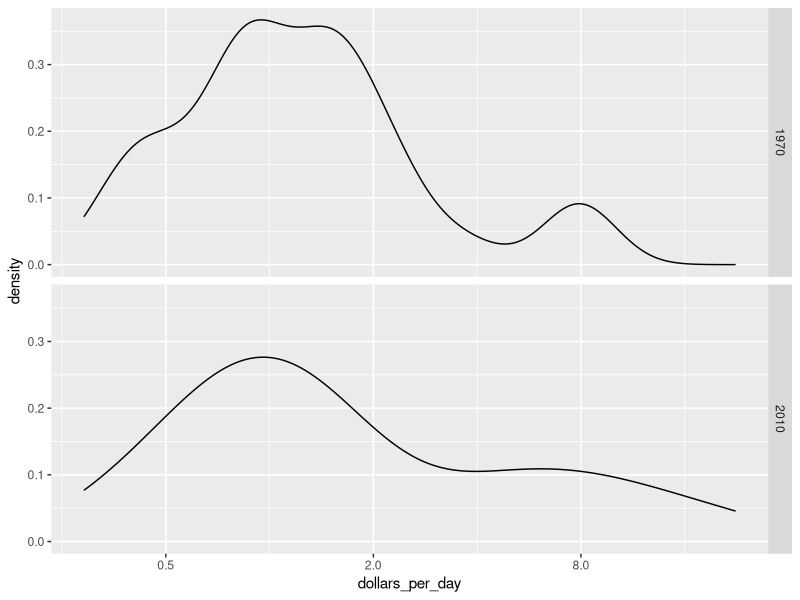
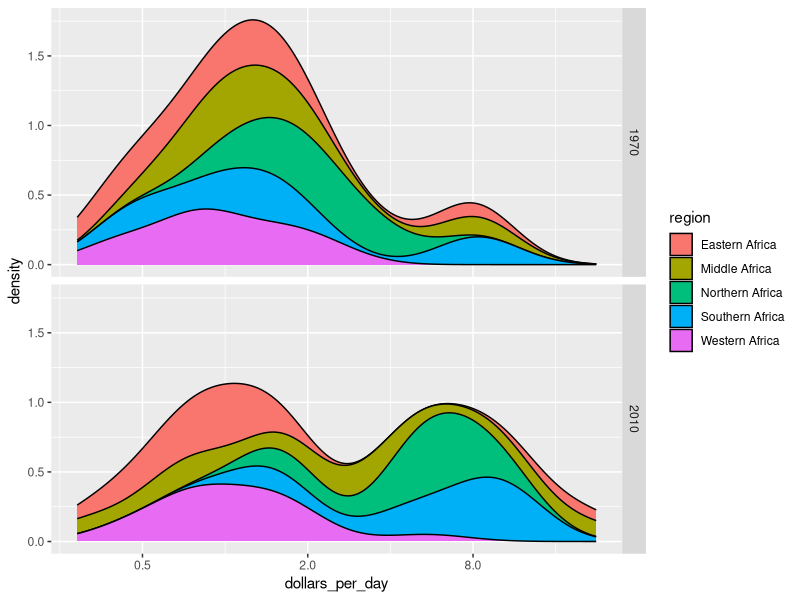
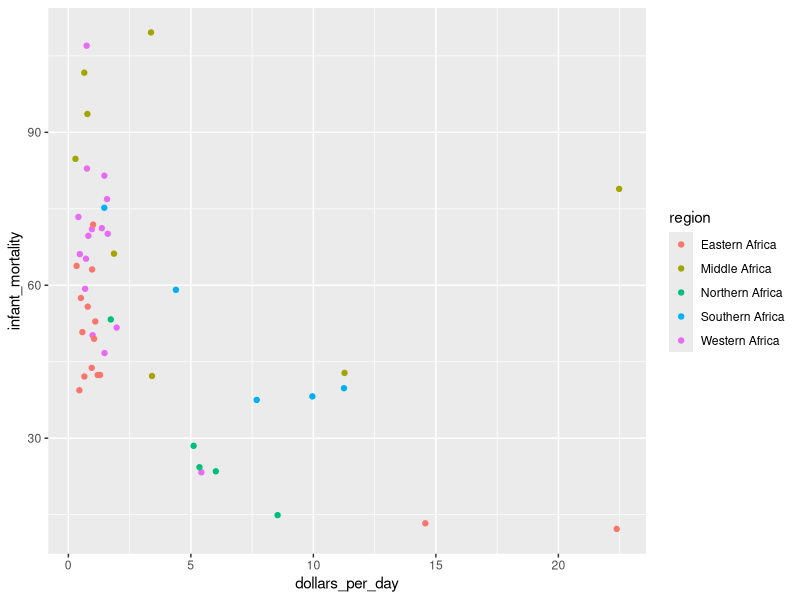
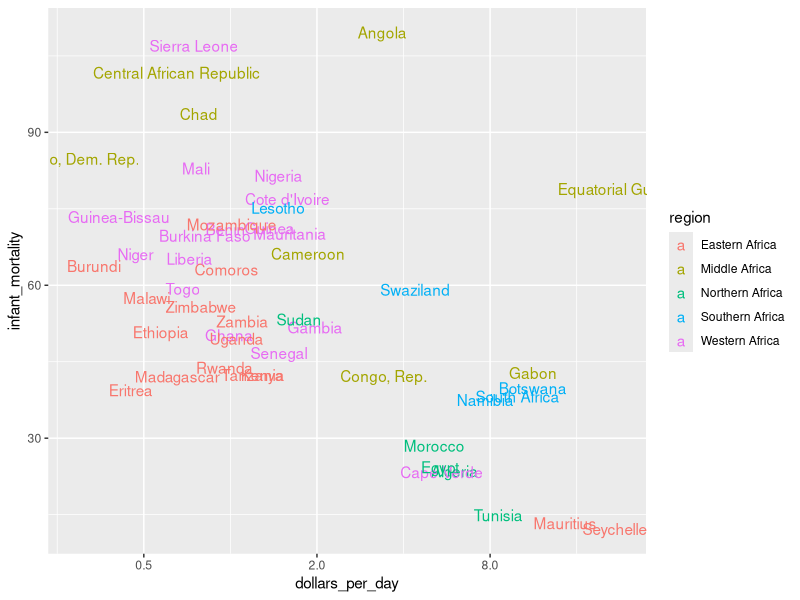

The R script that drew these images, in order:
library(dplyr)
library(ggplot2)
library(dslabs)
data(gapminder)

# Now we are going to combine the plotting tools 
# we have used in the past two exercises to create density plots for multiple years.
years <- c( 1970, 2010 )
gapminder %>% mutate( dollars_per_day = gdp/population/365 ) %>% 
  filter( year %in% years & continent == "Africa" & !is.na(gdp) ) %>% 
  ggplot( aes(dollars_per_day) ) +  
  scale_x_continuous( trans = "log2" ) + 
  geom_density() + 
  facet_grid( year~. )

# Now we are going to edit the code from Exercise 9 
# to show a stacked density plot of each region in Africa.
gapminder %>% mutate( dollars_per_day = gdp/population/365 ) %>%
  filter( year %in% c(1970,2010) & continent == "Africa" & !is.na(gdp) ) %>% 
  ggplot( aes( dollars_per_day, fill = region ) ) + 
  scale_x_continuous( trans = "log2") + 
  geom_density(bw = 0.5, position = "stack" )  + 
  facet_grid( year~. )

# We are going to continue looking at patterns in the gapminder dataset by
# plotting infant mortality rates versus dollars per day for African countries.
gapminder_Africa_2010 <- gapminder %>% mutate( dollars_per_day =  gdp /population/365 ) %>%
  filter( year == 2010 & continent == "Africa" & !is.na(gdp) )

# now make the scatter plot
gapminder_Africa_2010 %>% ggplot( aes( dollars_per_day, infant_mortality, color = region ) ) + 
  geom_point()

# with country names instead of points so we can identify which countries are which.
gapminder_Africa_2010 %>% 
  ggplot( aes(dollars_per_day, infant_mortality, color = region, label = country ) ) + 
  scale_x_continuous( trans = "log2" ) + 
  geom_text()
